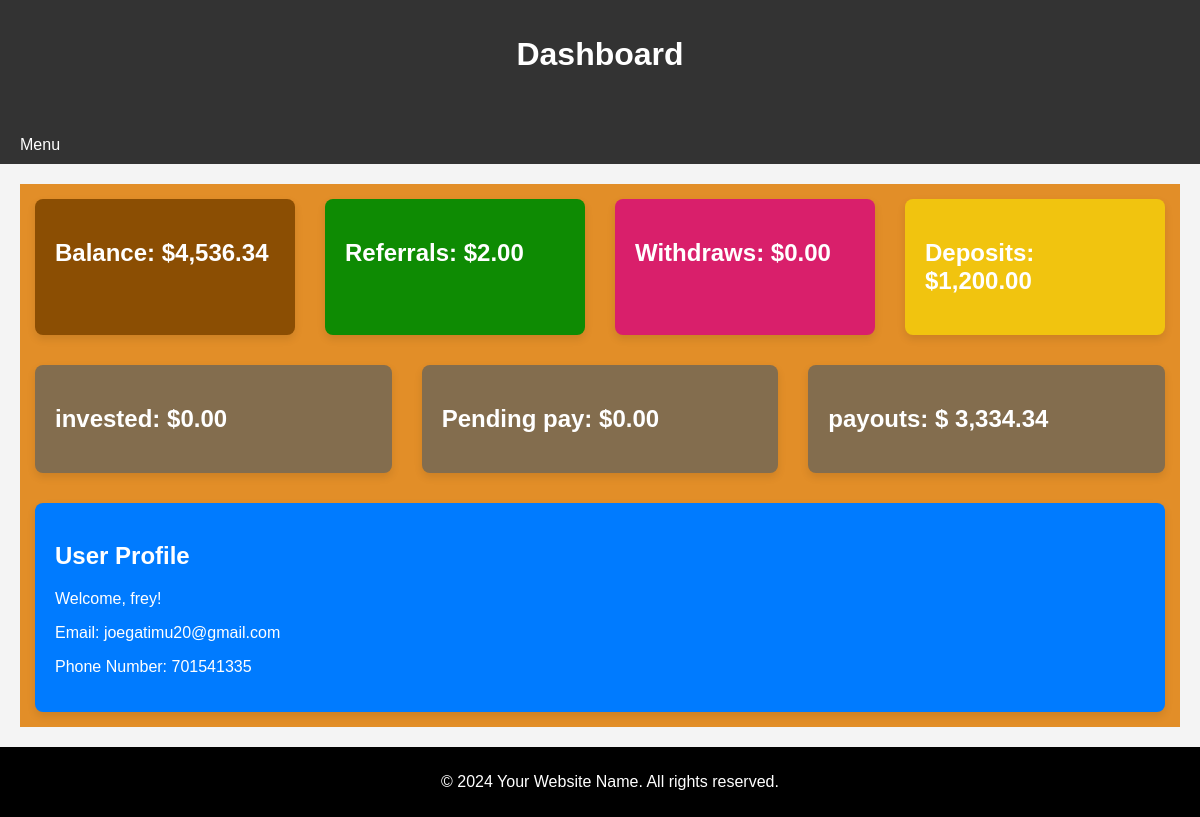
The page /dashboard/index.php (signed in) on the database its author committed.
### tables this page shows
CREATE TABLE `users` (
  `user_id` int(11) NOT NULL,
  `username` varchar(50) NOT NULL,
  `password` varchar(255) NOT NULL,
  `email` varchar(100) NOT NULL,
  `balance` decimal(10,2) DEFAULT 0.00,
  `registration_date` timestamp NOT NULL DEFAULT current_timestamp(),
  `phone_number` int(11) NOT NULL,
  `referral_code` varchar(20) DEFAULT NULL,
  `referrer_id` int(11) DEFAULT NULL,
  `home_country` varchar(11) NOT NULL,
  `referral_earnings` decimal(10,2) DEFAULT 0.00
);

### htdocs/dashboard/index.php (the view, shortened to what this page needs)
<?php
include('../db_connection.php');
include('header.php');
$userID = $_SESSION['user_id'];
$sqlUserProfile = "SELECT * FROM users WHERE user_id = ?";
$stmtUserProfile = $conn->prepare($sqlUserProfile);
$stmtUserProfile->bind_param("i", $userID);
$stmtUserProfile->execute();
$resultUserProfile = $stmtUserProfile->get_result();
if ($resultUserProfile->num_rows > 0) {
    $rowUserProfile = $resultUserProfile->fetch_assoc();
    $userProfileUsername = $rowUserProfile['username'];
    $userProfileEmail = $rowUserProfile['email'];
    $userProfilePhoneNumber = $rowUserProfile['phone_number'];
} else {
    $userProfileUsername = '';
    $userProfileEmail = '';
    $userProfilePhoneNumber = '';
}
$sqlTotalWithdraws = "SELECT SUM(amount) AS totalWithdraws FROM transactions WHERE user_id = ? AND transaction_type = 'withdraw' AND status = 'completed'";
$stmtTotalWithdraws = $conn->prepare($sqlTotalWithdraws);
$stmtTotalWithdraws->bind_param("i", $userID);
$stmtTotalWithdraws->execute();
$resultTotalWithdraws = $stmtTotalWithdraws->get_result();
$totalWithdraws = 0;
if ($resultTotalWithdraws->num_rows > 0) {
    $rowTotalWithdraws = $resultTotalWithdraws->fetch_assoc();
    $totalWithdraws = $rowTotalWithdraws['totalWithdraws'];
}
$sqlReferralCount = "SELECT COUNT(*) AS referralCount FROM users WHERE referrer_id = ?";
$stmtReferralCount = $conn->prepare($sqlReferralCount);
$stmtReferralCount->bind_param("i", $userID);
$stmtReferralCount->execute();
$resultReferralCount = $stmtReferralCount->get_result();
$totalReferralEarnings = 0;
if ($resultReferralCount->num_rows > 0) {
    $rowReferralCount = $resultReferralCount->fetch_assoc();
    $totalReferralEarnings = $rowReferralCount['referralCount'] * 2;
}
$sqlTotalDeposits = "SELECT SUM(amount) AS totalDeposits FROM transactions WHERE user_id = ? AND transaction_type = 'deposit' AND status = 'completed'";
$stmtTotalDeposits = $conn->prepare($sqlTotalDeposits);
$stmtTotalDeposits->bind_param("i", $userID);
$stmtTotalDeposits->execute();
$resultTotalDeposits = $stmtTotalDeposits->get_result();
$totalDeposits = 0;
if ($resultTotalDeposits->num_rows > 0) {
    $rowTotalDeposits = $resultTotalDeposits->fetch_assoc();
    $totalDeposits = $rowTotalDeposits['totalDeposits'];
}
$investedAmount = 0;
$sqlPayouts = "SELECT SUM(payout) AS totalPayouts FROM investments WHERE user_id = ? AND ending_date < NOW()";
$stmtPayouts = $conn->prepare($sqlPayouts);
$stmtPayouts->bind_param("i", $userID);
$stmtPayouts->execute();
$resultPayouts = $stmtPayouts->get_result();
$totalPayouts = 0;
if ($resultPayouts->num_rows > 0) {
    $rowPayouts = $resultPayouts->fetch_assoc();
    $totalPayouts = $rowPayouts['totalPayouts'];
}
$sqlPendingPay = "SELECT SUM(payout) AS totalPendingPay FROM investments WHERE user_id = ? AND ending_date > NOW()";
$stmtPendingPay = $conn->prepare($sqlPendingPay);
$stmtPendingPay->bind_param("i", $userID);
$stmtPendingPay->execute();
$resultPendingPay = $stmtPendingPay->get_result();
$totalPendingPay = 0;
if ($resultPendingPay->num_rows > 0) {
    $rowPendingPay = $resultPendingPay->fetch_assoc();
    $totalPendingPay = $rowPendingPay['totalPendingPay'];
}
$balance = $totalDeposits + $totalReferralEarnings + $totalPayouts - $totalWithdraws  - $investedAmount ;
?>
<div class="container" style="background-color: #E28E28;">
    <div class="card" style="background-color: #8B4E03;">
    <h2>Balance: $<?php echo number_format($balance, 2); ?></h2>
</div>
    <div class="card" style="background-color: #0E8B03;">
        <h2>Referrals: $<?php echo number_format($totalReferralEarnings, 2); ?></h2>
    </div>
    <div class="card" style="background-color: #D91F6B;">
        <h2>Withdraws: $<?php echo number_format($totalWithdraws, 2); ?></h2>
    </div>
    <div class="card" style="background-color: #F1C40F;">
        <h2>Deposits: $<?php echo number_format($totalDeposits, 2); ?></h2>
    </div>
    <div class="card" style="background-color: #836D4E;">
        <h2>invested: $<?php echo number_format($investedAmount, 2);?></h2>
</div>
  <div class="card" style="background-color: #836D4E;">
    <h2>Pending pay: $<?php echo number_format($totalPendingPay, 2); ?></h2>
</div>
    <div class="card" style="background-color: #836D4E;">
        <h2>payouts: $ <?php echo number_format($totalPayouts, 2);?></h2>
    </div>
    <div class="profile-card">
        <h2>User Profile</h2>
        <p>Welcome, <?php echo $userProfileUsername; ?>!</p>
        <p>Email: <?php echo $userProfileEmail; ?></p>
        <p>Phone Number: <?php echo $userProfilePhoneNumber; ?></p>
    </div>
</div>
<?php
include('footer.php');
?>

### htdocs/dashboard/header.php (style rules this page uses)
body { font-family: 'Arial', sans-serif; margin: 0; padding: 0; background-color: #f4f4f4; }
.container { display: flex; flex-wrap: wrap; justify-content: space-around; margin: 20px; }
.card { background-color: #fff; border-radius: 8px; box-shadow: 0 4px 8px rgba(0, 0, 0, 0.1); margin: 15px; padding: 20px; flex: 1; min-width: 220px; color: #fff; }
.profile-card { background-color: #007bff; color: #fff; border-radius: 8px; box-shadow: 0 4px 8px rgba(0, 0, 0, 0.1); margin: 15px; padding: 20px; flex: 1; min-width: 300px; }

### rows shown on the page
users: username "frey", email "joegatimu20@gmail.com", phone_number "701541335"

### other values the page prints
$balance "4,536.34"
$totalReferralEarnings "2.00"
$totalWithdraws "0.00"
$totalDeposits "1,200.00"
$investedAmount "0.00"
$totalPendingPay "0.00"
$totalPayouts "3,334.34"
